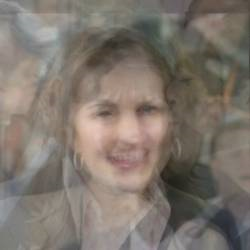
#> input picture sample.png, 250 x 250 px
$ python main.py   (older library calls are emulated)
#> lines starting #> are read from the running program, lines starting #| are printed output that depends on the picture
import numpy as np
import matplotlib.pyplot as plt
from sklearn.decomposition import PCA
from skimage import io
import cv2
import os
import heapq
import scipy.misc

w = 1/5
w_inverse = int(1/w)

DEBUG = False
mixed_image_path = "./sample_debug.png" if DEBUG else "./sample.png"


def load_dataset():
    lfw_dataset_root = "D:\\Docs\\Machine Learning\\Data\\LFW\\lfw_test" if DEBUG else "D:\\Docs\\Machine Learning\\Data\\LFW\\lfw\\lfw"
    original_image = w_inverse * cv2.imread(mixed_image_path).astype(np.uint16)
    image_cond = np.clip(original_image, None, 255.)
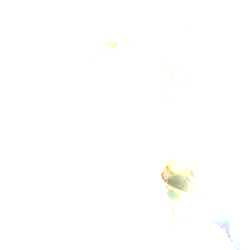
#> image_cond: shape (250, 250, 3) float64; mean B, G, R 254, 254.6, 254.6
    del original_image
    lfw_dataset = dict()
    lfw_dataset['x'] = []
    lfw_dataset['y'] = []
    lfw_dataset['labels'] = []
    lfw_dataset['files'] = []
#> (the run stopped early here; a loop or call above may not have finished)
